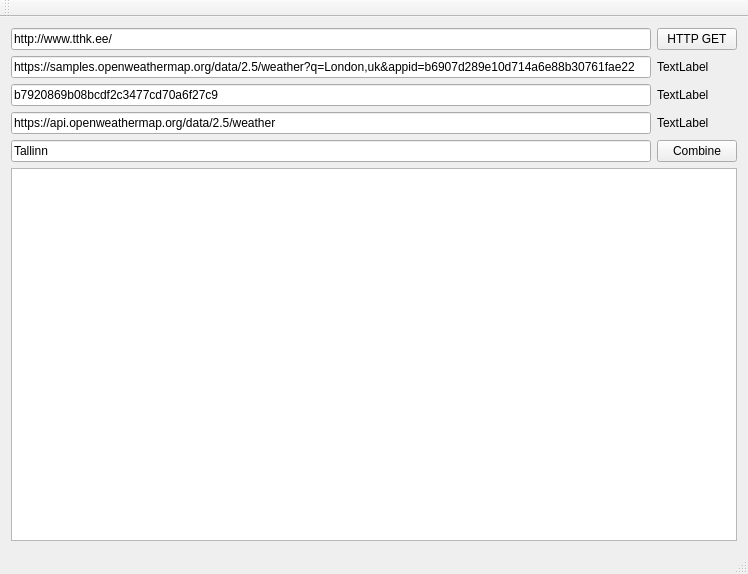
<?xml version="1.0" encoding="UTF-8"?>
<ui version="4.0">
 <class>MainWindow</class>
 <widget class="QMainWindow" name="MainWindow">
  <property name="geometry">
   <rect>
    <x>0</x>
    <y>0</y>
    <width>748</width>
    <height>574</height>
   </rect>
  </property>
  <property name="windowTitle">
   <string>MainWindow</string>
  </property>
  <widget class="QWidget" name="centralWidget">
   <layout class="QVBoxLayout" name="verticalLayout">
    <item>
     <layout class="QGridLayout" name="gridLayout">
      <item row="5" column="0">
       <widget class="QLineEdit" name="lineEdit_Addres">
        <property name="text">
         <string>https://api.openweathermap.org/data/2.5/weather</string>
        </property>
       </widget>
      </item>
      <item row="2" column="0">
       <widget class="QLineEdit" name="lineEdit">
        <property name="text">
         <string>http://www.tthk.ee/</string>
        </property>
       </widget>
      </item>
      <item row="3" column="0">
       <widget class="QLineEdit" name="lineEdit_Example">
        <property name="text">
         <string>https://samples.openweathermap.org/data/2.5/weather?q=London,uk&amp;appid=b6907d289e10d714a6e88b30761fae22</string>
        </property>
       </widget>
      </item>
      <item row="4" column="0">
       <widget class="QLineEdit" name="lineEdit_AppId">
        <property name="text">
         <string>b7920869b08bcdf2c3477cd70a6f27c9</string>
        </property>
       </widget>
      </item>
      <item row="2" column="1">
       <widget class="QPushButton" name="pushButton">
        <property name="text">
         <string>HTTP GET</string>
        </property>
       </widget>
      </item>
      <item row="7" column="0" colspan="2">
       <widget class="QTextBrowser" name="textBrowser"/>
      </item>
      <item row="6" column="0">
       <widget class="QLineEdit" name="lineEdit_Sity">
        <property name="text">
         <string>Tallinn</string>
        </property>
       </widget>
      </item>
      <item row="6" column="1">
       <widget class="QPushButton" name="pushButton_Comdine">
        <property name="text">
         <string>Combine</string>
        </property>
       </widget>
      </item>
      <item row="4" column="1">
       <widget class="QLabel" name="label_Temp">
        <property name="text">
         <string>TextLabel</string>
        </property>
       </widget>
      </item>
      <item row="5" column="1">
       <widget class="QLabel" name="label_Name">
        <property name="text">
         <string>TextLabel</string>
        </property>
       </widget>
      </item>
      <item row="3" column="1">
       <widget class="QLabel" name="label_Icon">
        <property name="text">
         <string>TextLabel</string>
        </property>
       </widget>
      </item>
     </layout>
    </item>
   </layout>
  </widget>
  <widget class="QMenuBar" name="menuBar">
   <property name="geometry">
    <rect>
     <x>0</x>
     <y>0</y>
     <width>748</width>
     <height>21</height>
    </rect>
   </property>
  </widget>
  <widget class="QToolBar" name="mainToolBar">
   <attribute name="toolBarArea">
    <enum>TopToolBarArea</enum>
   </attribute>
   <attribute name="toolBarBreak">
    <bool>false</bool>
   </attribute>
  </widget>
  <widget class="QStatusBar" name="statusBar"/>
 </widget>
 <layoutdefault spacing="6" margin="11"/>
 <resources/>
 <connections/>
</ui>
